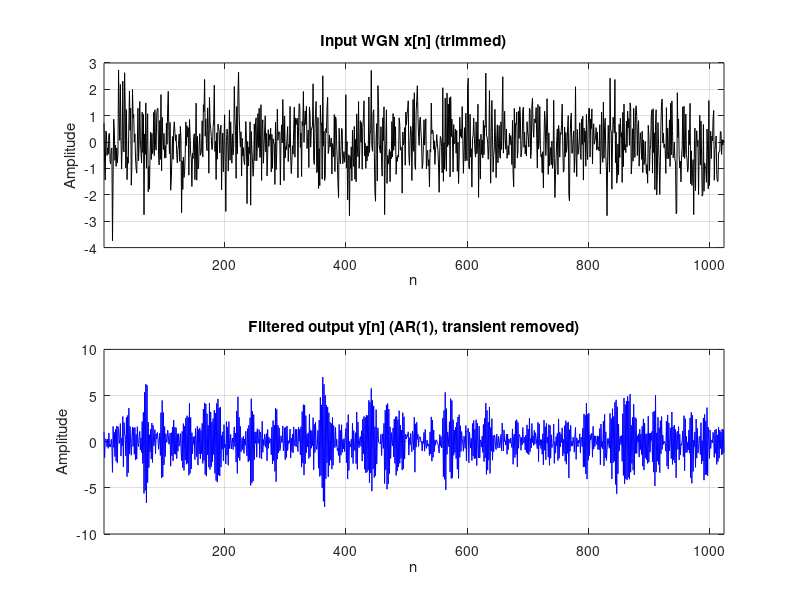

Write MATLAB code to recreate this figure. (Note: this script raises an error after producing the figure.)
clear; clc;

rng(42); 
N = 1064;
x = randn(N, 1);

b = 1;
a = [1 0.9];
y_full = filter(b, a, x);

trim = 40;
y = y_full(trim+1:end);
x_trim = x(trim+1:end);
n = (1:numel(x_trim)).';

figure;
subplot(2,1,1);
plot(n, x_trim, 'k');
title('Input WGN x[n] (trimmed)');
xlabel('n');
ylabel('Amplitude');
xlim([1 numel(x_trim)]);
grid on;

subplot(2,1,2);
plot(n, y, 'b');
title('Filtered output y[n] (AR(1), transient removed)');
xlabel('n');
ylabel('Amplitude');
xlim([1 numel(y)]);
grid on;

[h, w] = freqz(b, a, 512);
H2 = abs(h).^2;
target = max(H2) / 2; % -3dB
idx = find(H2 >= target, 1, 'first');
fc = w(idx) / (2*pi);
fprintf('Cutoff frequency (-3 dB) ~ %.4f (normalized)\n', fc);
Py = pgm(y);
Np = numel(Py);
nhalf = floor(Np/2);
fy = (0:nhalf) / Np;

figure;
subplot(2,1,1);
plot(w/(2*pi), abs(h).^2, 'LineWidth', 1.2, 'DisplayName', 'Theoretical PSD');
hold on;
plot(fy, Py(1:nhalf+1), 'r', 'DisplayName', 'Periodogram of y');
hold off;
title('Theoretical PSD of AR(1) Process (Full)');
xlabel('Normalized frequency');
ylabel('$|H(e^{j2\pi f})|^2$', 'Interpreter', 'latex');
legend('show', 'Location', 'northeast');
xlim([0 0.5]);
grid on;

subplot(2,1,2);
plot(w/(2*pi), abs(h).^2, 'LineWidth', 1.2, 'DisplayName', 'Theoretical PSD');
hold on;
plot(fy, Py(1:nhalf+1), 'r', 'DisplayName', 'Periodogram of y');
hold off;
title('Theoretical PSD of AR(1) Process (Zoom)');
xlabel('Normalized frequency');
ylabel('$|H(e^{j2\pi f})|^2$', 'Interpreter', 'latex');
legend('show', 'Location', 'northeast');
xlim([0.4 0.5]);
grid on;

% Model-based PSD estimate using xcorr
r = xcorr(y, 1, 'biased');
R0 = r(2);
R1 = r(3);
a1_hat = -R1 / R0;
sigma2_hat = R0 + a1_hat * R1;

fprintf('Estimated a1 = %.4f, estimated sigma_x^2 = %.4f\n', a1_hat, sigma2_hat);

[h_mb, w_mb] = freqz(1, [1 a1_hat], 512);
P_mb = sigma2_hat * abs(h_mb).^2;

figure;
subplot(2,1,1);
plot(w/(2*pi), H2, 'k--', 'LineWidth', 1.2, 'DisplayName', 'Theoretical PSD');
hold on;
plot(w_mb/(2*pi), P_mb, 'b', 'LineWidth', 1.2, 'DisplayName', 'Model-based PSD');
plot(fy, Py(1:nhalf+1), 'r', 'DisplayName', 'Periodogram');
hold off;
title('Model-based PSD vs Periodogram (Full)', 'FontSize', 16);
xlabel('Normalized frequency', 'FontSize', 14);
ylabel('PSD', 'FontSize', 14);
lgd1 = legend('show', 'Location', 'northeast');
set(lgd1, 'FontSize', 16);
set(gca, 'FontSize', 14);
xlim([0 0.5]);
grid on;

subplot(2,1,2);
plot(w/(2*pi), H2, 'k--', 'LineWidth', 1.2, 'DisplayName', 'Theoretical PSD');
hold on;
plot(w_mb/(2*pi), P_mb, 'b', 'LineWidth', 1.2, 'DisplayName', 'Model-based PSD');
plot(fy, Py(1:nhalf+1), 'r', 'DisplayName', 'Periodogram');
hold off;
title('Model-based PSD vs Periodogram (Zoom)', 'FontSize', 16);
xlabel('Normalized frequency', 'FontSize', 14);
ylabel('PSD', 'FontSize', 14);
lgd2 = legend('show', 'Location', 'northeast');
set(lgd2, 'FontSize', 16);
set(gca, 'FontSize', 14);
xlim([0.4 0.5]);
grid on;
